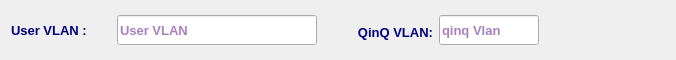
<?xml version="1.0" encoding="UTF-8"?>
<ui version="4.0">
 <class>QinQWidget</class>
 <widget class="QWidget" name="QinQWidget">
  <property name="geometry">
   <rect>
    <x>0</x>
    <y>0</y>
    <width>676</width>
    <height>60</height>
   </rect>
  </property>
  <property name="sizePolicy">
   <sizepolicy hsizetype="Preferred" vsizetype="Fixed">
    <horstretch>0</horstretch>
    <verstretch>0</verstretch>
   </sizepolicy>
  </property>
  <property name="minimumSize">
   <size>
    <width>650</width>
    <height>60</height>
   </size>
  </property>
  <property name="maximumSize">
   <size>
    <width>16777215</width>
    <height>60</height>
   </size>
  </property>
  <property name="font">
   <font>
    <family>Tahoma</family>
    <pointsize>10</pointsize>
   </font>
  </property>
  <property name="windowTitle">
   <string>Form</string>
  </property>
  <layout class="QVBoxLayout" name="verticalLayout">
   <item>
    <layout class="QHBoxLayout" name="horizontalLayout">
     <item>
      <widget class="QLabel" name="userVlanLbl">
       <property name="minimumSize">
        <size>
         <width>100</width>
         <height>30</height>
        </size>
       </property>
       <property name="maximumSize">
        <size>
         <width>110</width>
         <height>30</height>
        </size>
       </property>
       <property name="font">
        <font>
         <family>Tahoma</family>
         <pointsize>10</pointsize>
         <weight>75</weight>
         <bold>true</bold>
        </font>
       </property>
       <property name="styleSheet">
        <string notr="true">color: rgb(0, 0, 127);</string>
       </property>
       <property name="text">
        <string>User VLAN :</string>
       </property>
      </widget>
     </item>
     <item>
      <widget class="QLineEdit" name="userVlanLE">
       <property name="sizePolicy">
        <sizepolicy hsizetype="Expanding" vsizetype="Preferred">
         <horstretch>0</horstretch>
         <verstretch>0</verstretch>
        </sizepolicy>
       </property>
       <property name="minimumSize">
        <size>
         <width>200</width>
         <height>30</height>
        </size>
       </property>
       <property name="maximumSize">
        <size>
         <width>200</width>
         <height>30</height>
        </size>
       </property>
       <property name="font">
        <font>
         <family>Tahoma</family>
         <pointsize>10</pointsize>
         <weight>75</weight>
         <bold>true</bold>
        </font>
       </property>
       <property name="styleSheet">
        <string notr="true">color: rgb(85, 0, 127);</string>
       </property>
       <property name="placeholderText">
        <string>User VLAN</string>
       </property>
      </widget>
     </item>
     <item>
      <widget class="QLabel" name="qinqLbl">
       <property name="minimumSize">
        <size>
         <width>110</width>
         <height>30</height>
        </size>
       </property>
       <property name="maximumSize">
        <size>
         <width>110</width>
         <height>25</height>
        </size>
       </property>
       <property name="font">
        <font>
         <family>Tahoma</family>
         <pointsize>10</pointsize>
         <weight>75</weight>
         <bold>true</bold>
        </font>
       </property>
       <property name="styleSheet">
        <string notr="true">color: rgb(0, 0, 127);</string>
       </property>
       <property name="text">
        <string>QinQ VLAN:</string>
       </property>
       <property name="alignment">
        <set>Qt::AlignRight|Qt::AlignTrailing|Qt::AlignVCenter</set>
       </property>
      </widget>
     </item>
     <item>
      <widget class="QLineEdit" name="qinqLE">
       <property name="minimumSize">
        <size>
         <width>100</width>
         <height>30</height>
        </size>
       </property>
       <property name="maximumSize">
        <size>
         <width>100</width>
         <height>30</height>
        </size>
       </property>
       <property name="font">
        <font>
         <family>Tahoma</family>
         <pointsize>10</pointsize>
         <weight>75</weight>
         <bold>true</bold>
        </font>
       </property>
       <property name="styleSheet">
        <string notr="true">color: rgb(85, 0, 127);</string>
       </property>
       <property name="placeholderText">
        <string>qinq Vlan</string>
       </property>
      </widget>
     </item>
     <item>
      <spacer name="horizontalSpacer">
       <property name="orientation">
        <enum>Qt::Horizontal</enum>
       </property>
       <property name="sizeHint" stdset="0">
        <size>
         <width>40</width>
         <height>20</height>
        </size>
       </property>
      </spacer>
     </item>
    </layout>
   </item>
  </layout>
 </widget>
 <resources/>
 <connections/>
</ui>
